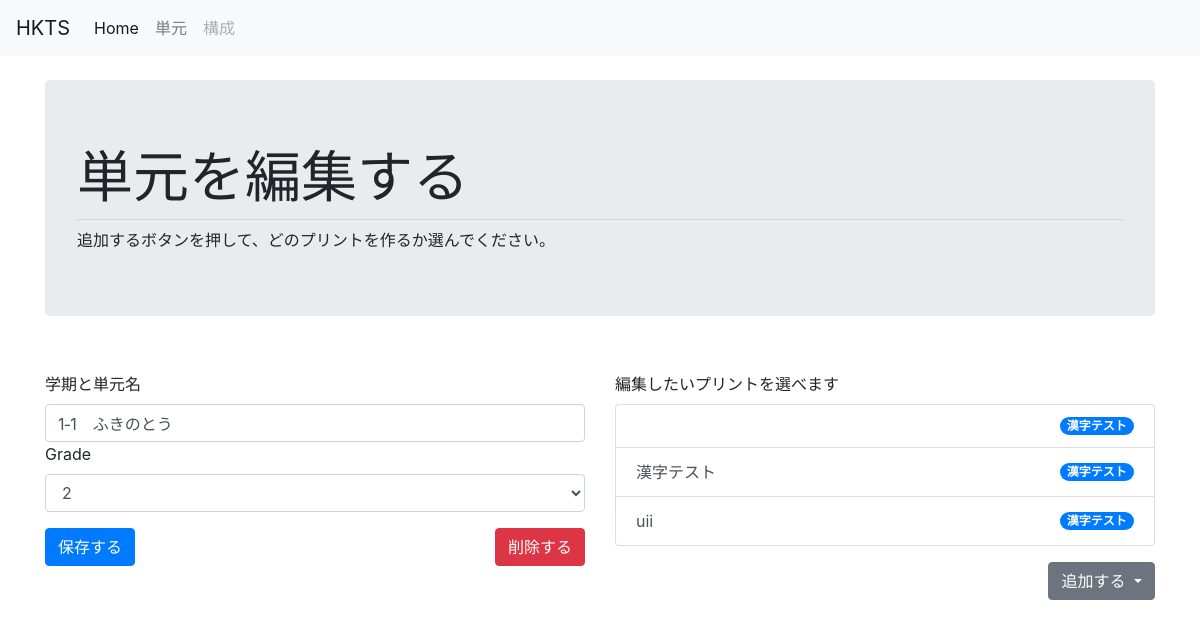
/lessons/edit/9 (signed in), run on the app's committed database.
### hktm/models.py (models this page shows, shortened)
class Lesson(db.Model):
    __tablename__ = 'lesson'
    id = db.Column(db.Integer,primary_key=True)
    name = db.Column(db.Text)
    date = db.Column(db.Text)
    grade = db.Column(db.Integer)
    comments = db.Column(db.Text)
    lesson_materials = db.relationship('LessonMaterial', backref='lesson_material', lazy='dynamic')

class LessonMaterial(db.Model):
    __tablename__ = 'lesson_material'
    id = db.Column(db.Integer,primary_key=True)
    name = db.Column(db.Text) # this can indicate the worksheet name and number
    content = db.Column(db.Text)
    lesson_id = db.Column(db.Integer, db.ForeignKey('lesson.id'))
    material_code = db.Column(db.Text, db.ForeignKey('material_type.code'))
    material = db.relationship("MaterialType")

class MaterialType(db.Model):
    __tablename__ = 'material_type'
    code = db.Column(db.Text,primary_key=True)
    name = db.Column(db.Text)
    instructions = db.Column(db.Text)
    custom_template = db.Column(db.Boolean)

### hktm/lessons/views.py (the view)
@lessons_bp.route('/edit/<int:id>', methods=['GET','POST'])
@login_required
def edit(id):
    lesson_to_edit = Lesson.query.get(id)
    form = AddForm()
    if ',' in current_user.grades:
        grades = current_user.grades.split(',')
        form.grade.choices = [(g, g) for g in grades]
    else:
        form.grade.choices = [(current_user.grades, current_user.grades)]
    if form.validate_on_submit():
        lesson_to_edit.name = form.name.data
        lesson_to_edit.grade = form.grade.data
        db.session.commit()
        return redirect(url_for('lessons.list'))
    elif request.method == 'GET':
        content_list = MaterialType.query.all()
        lesson_content = LessonMaterial.query.filter_by(lesson_id=id)
        form.name.default = lesson_to_edit.name
        form.process()
    return render_template('edit_lesson.html',form=form,
                            lesson_id=lesson_to_edit.id,
                            lesson_content = lesson_content,
                            content_types=content_list
                            )

### hktm/lessons/forms.py
class AddForm(FlaskForm):
    name = StringField(u'学期と単元名')
    grade = SelectField(u'Grade', choices=[])
    submit = SubmitField(u'保存する')

### hktm/models.py (called while the page is built)
@login_manager.user_loader
def load_user(user_id):
    return User.query.get(user_id)

### hktm/lessons/templates/lessons/edit_lesson.html (shortened to what this page needs)
{% extends "chrome.html" %}
{% block content %}
<div class="container-sm">
  <div class="jumbotron">
    <h1 class="display-4">単元を編集する</h1>
    <hr class="my-2">
追加するボタンを押して、どのプリントを作るか選んでください。
  </div>
  <br>
  <form method="POST">
    <div class="row">
      <div class="col-md-6">
        <div class="row">
          <div class="form-group col-xl">
            {{form.name.label}} {{form.name(class='form-control')}}
            {{form.grade.label}} {{form.grade(class='form-control')}}
          </div>
        </div>
        <div class="row">
          <div class='col'>
            {{form.submit(class='btn btn-primary')}}
          </div>
          <div class='col'>
            <button type="button" class="btn btn-danger float-right" data-toggle="modal" data-target="#confirmDelete">削除する</button>
          </div>
        </div>
      </div>
      <div class="col-md-6">
        <div class="row">
          <div class="form-group col-xl">
            <label>編集したいプリントを選べます</label>
            <ul class="list-group">
            {% for c in lesson_content %}
              <li class="list-group-item d-flex justify-content-between align-items-center">
                <a class="list-group-item-action" id=list-{{c.id}} href="{{ url_for('lesson_contents.edit',id=c. id) }}">{{ c.name }}</a>
                <span class="badge badge-primary badge-pill">{{c.material.name}}</span>
              </li>
            {% endfor %}
            </ul>
          </div>
        </div>
        <div class="row">
          <div class='col-md'>
            <div class="dropdown">
              <button class="btn btn-secondary dropdown-toggle float-right" type="button" id="dropdownMenuButton" data-toggle="dropdown" aria-haspopup="true" aria-expanded="false">
                追加する
              </button>
            </div>
        </div>
      </div>
    </div>
  </div>
</form>
  </div>
{% endblock %}

### data on the page
Lesson: name "1‐1 ふきのとう", grade "2"
LessonMaterial: material.name "漢字テスト"
LessonMaterial: name "漢字テスト", material.name "漢字テスト"
LessonMaterial: name "uii", material.name "漢字テスト"
